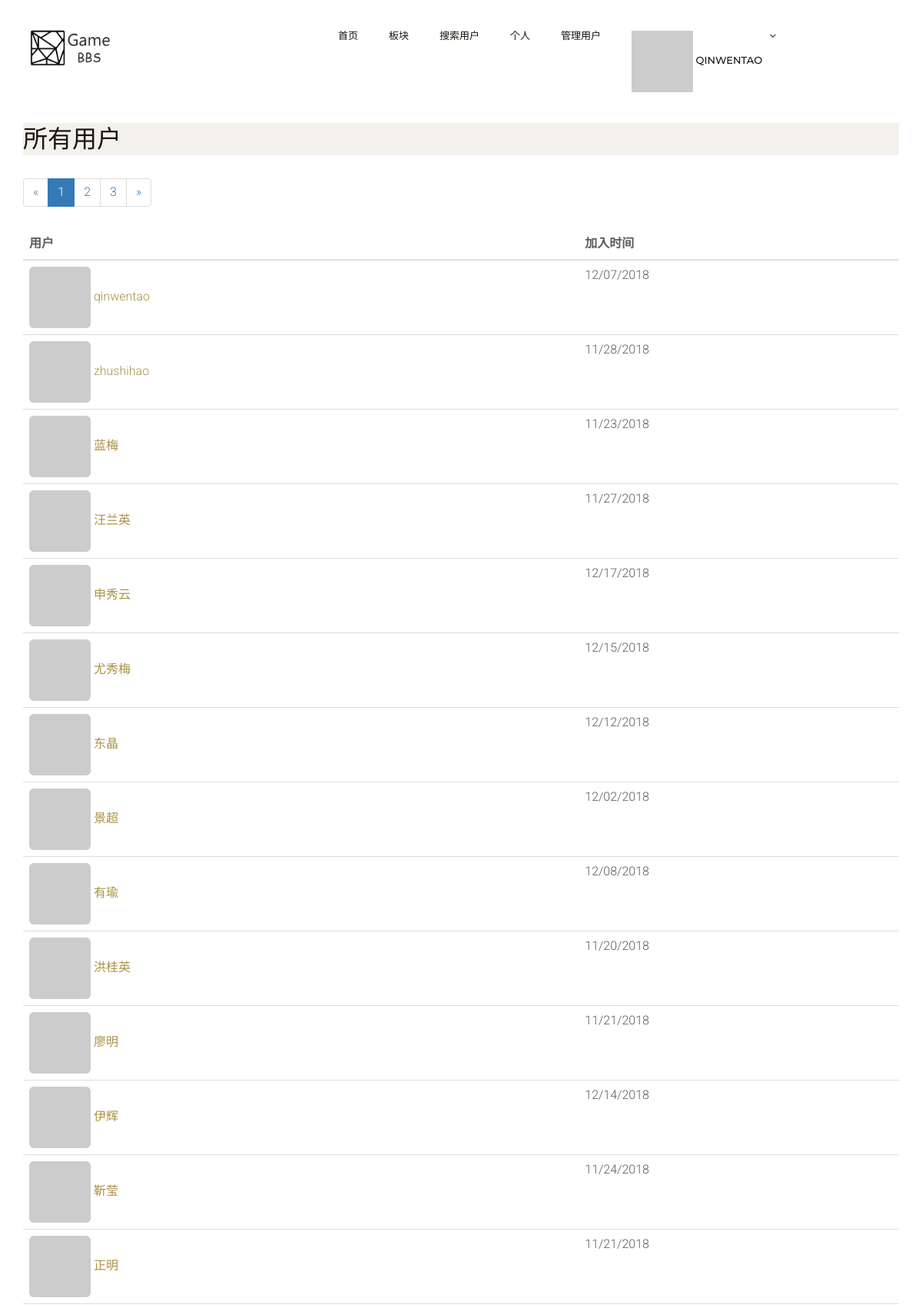
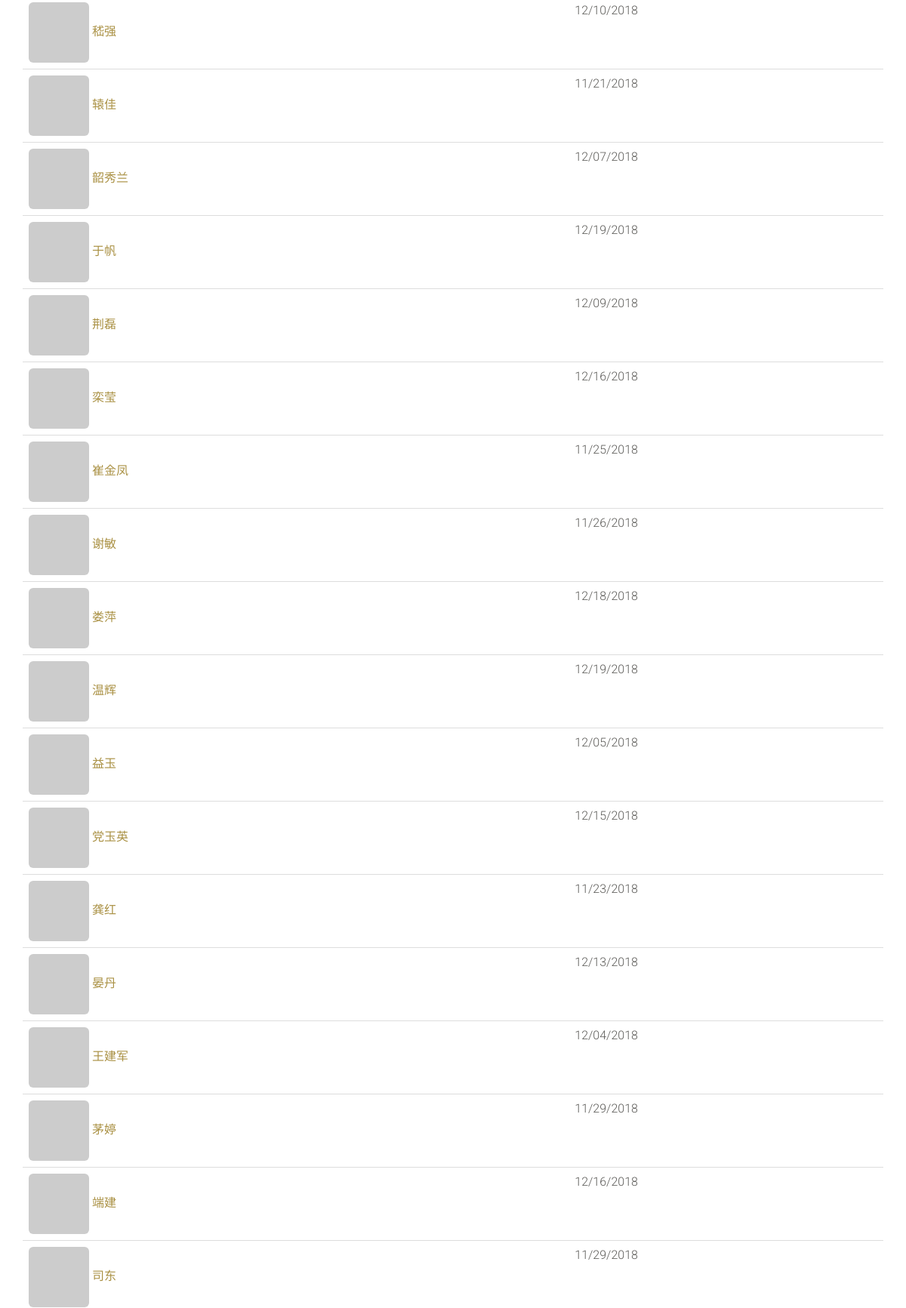
Screenshot of /all_users (signed in, upper part) with the database file from the repository (2 pictures, top to bottom).
### app/models.py (models this page shows, shortened)
class User(UserMixin, db.Model):
    __tablename__ = 'users'
    id = db.Column(db.Integer, primary_key=True)
    email = db.Column(db.String(64), unique=True, index=True)
    username = db.Column(db.String(64), unique=True, index=True)
    nickname = db.Column(db.String(64))
    about_me = db.Column(db.Text())
    location = db.Column(db.String(64))
    is_male = db.Column(db.Boolean)
    birthday = db.Column(db.Date(), default=datetime.date(2000, 10, 10))
    member_since = db.Column(db.DateTime(), default=datetime.datetime.utcnow)
    last_seen = db.Column(db.DateTime(), default=datetime.datetime.utcnow)
    avatar_hash = db.Column(db.String(32))
    password_hash = db.Column(db.String(128))
    confirmed = db.Column(db.Boolean, default=False)
    role_id = db.Column(db.Integer, db.ForeignKey('roles.id'))
    disabled = db.Column(db.Boolean, default=False) # 删除用户
    board = None    # 辅助变量：在计算用户在某版块下的回复量前，初始化该变量
    posts = db.relationship('Post', backref='author', lazy='dynamic')
    comments = db.relationship('Comment', backref='author', lazy='dynamic')
    moderated_boards = db.relationship('Board',
                             secondary = moderators,
                             backref=db.backref('moderators', lazy='dynamic'),
                             lazy='dynamic')
    liked_comments = db.relationship('Comment',
                                      secondary = comments_likes,
                                      backref=db.backref('likers', lazy='dynamic'),
                                      lazy='dynamic')
    collected_boards = db.relationship('Board',
                                     secondary = boards_collections,
                                     backref = db.backref('collectors', lazy='dynamic'),
                                     lazy='dynamic')
    collected_posts = db.relationship('Post',
                                      secondary = posts_collections,
                                      backref = db.backref('collectors', lazy='dynamic'),
                                      lazy='dynamic',
                                      )
    followed = db.relationship('Follow',
                               foreign_keys=[Follow.follower_id],
                               backref=db.backref('follower', lazy='joined'),
                               lazy='dynamic',
                               cascade='all, delete-orphan')
    followers = db.relationship('Follow',
                                foreign_keys=[Follow.followed_id],
                                backref=db.backref('followed', lazy='joined'),
                                lazy='dynamic',
                                cascade='all, delete-orphan')
    def ping(self):
        self.last_seen = datetime.datetime.utcnow()
        db.session.add(self)
    @property
    def password(self):
        raise AttributeError('password is not a readable attribute')
    def can(self, permission):
        return self.role is not None and \
               (self.role.permission & permission) == permission
    def is_administrator(self):
        return self.can(Permission.ADMIN)
    def gravatar(self, size=100, default='identicon', rating='g'):
        url = 'https://secure.gravatar.com/avatar'
        hash = self.avatar_hash or self.gravatar_hash()
        return '{url}/{hash}?s={size}&d={default}&r={rating}'.format(
            url=url, hash=hash, size=size, default=default, rating=rating
        )

### app/main/views.py (the view)
@main.route('/all_users')
@admin_required
def all_users():
    page = request.args.get('page', 1, type=int)
    pagination = User.query.paginate(
        page, per_page=current_app.config['BBS_FOLLOWERS_PER_PAGE'],
        error_out=False)
    users = pagination.items
    return render_template('all_users.html', users=users, endpoint='.all_users', pagination=pagination)

### app/auth/views.py (called while the page is built)
@auth.before_app_request
def before_request():
    if current_user.is_authenticated:
        current_user.ping()
        if not current_user.confirmed \
                and request.endpoint\
                and request.endpoint[:5] != 'auth.'\
                and request.endpoint != 'static':
            return redirect(url_for('auth.unconfirmed'))

### app/main/__init__.py (called while the page is built)
@main.app_context_processor
def inject_permission():
    return dict(Permission=Permission)

### app/models.py (called while the page is built)
@login_manager.user_loader
def load_user(user_id):
    return User.query.get(int(user_id))

### app/templates/all_users.html (shortened to what this page needs)
{% extends "base.html" %}
{% import "_macros.html" as macros %}
{% block page_content %}
<div class="page-header">
    <h1>所有用户 </h1>
</div>
<div class="pagination">
    {{ macros.pagination_widget(pagination, endpoint) }}
</div>
<table class="table table-hover followers">
    <thead><tr><th>用户</th><th>加入时间</th></tr></thead>
    {% for user in users %}
    <tr>
        <td>
            <a href="{{ url_for('.user', username = user.username) }}">
                <img class="img-rounded" src="{{user.gravatar(size=32) }}">
                {{ user.username }}
            </a>
        </td>
        <td>{{ moment(user.member_since).format('L') }}</td>
    </tr>
    {% endfor %}
</table>
{% endblock %}

### app/templates/base.html (shortened to what this page needs)
{% extends "bootstrap/base.html" %}
{% import "bootstrap/wtf.html" as wtf %}
{% block head %}
{{ super() }}
<link rel="stylesheet" type="text/css" href="{{ url_for('static', filename='styles.css')}}">
    <link href="{{ url_for('static', filename='css/font-awesome.min.css')}}" rel="stylesheet">
    <link href="{{ url_for('static', filename='css/style.css')}}" rel="stylesheet">
<link rel="stylesheet" href="https://cdn.jsdelivr.net/gh/Wruczek/Bootstrap-Cookie-Alert@gh-pages/cookiealert.css">
{% endblock %}
{% block navbar %}
      <div class="header">
        <div class="container">
            <div class="row">
                <div class="col-lg-4 col-md-4 col-sm-12 col-xs-12">
                    <a href="index.html"><img src="{{ url_for('static', filename = 'homelogo.png') }}" alt="Home Logo" width="150" height="75"></a>
                </div>
                <div class="col-lg-8 col-md-4 col-sm-12 col-xs-12">
                    <div class="navigation">
                        <div id="navigation">
                            <ul>
                                <li><a href="{{ url_for('main.index') }}" title="Home">首页</a></li>
                                <li><a href="{{ url_for('main.boards') }}" title="Home">板块</a></li>
                                <li><a href="{{ url_for('main.search_user') }}" title="Home">搜索用户</a></li>
                                {% if current_user.is_authenticated %}
                    <li><a href="{{ url_for('main.user', username=current_user.username)}}">个人</a> </li>
                {% endif %}
                {% if current_user.is_administrator()%}
                    <li><a href="{{ url_for('main.all_users')}}">管理用户</a> </li>
                {% endif %}
                             {% if current_user.is_authenticated %}
                    <li class="has-sub">
                        <a>
                            <img src="{{ current_user.gravatar(size=18) }}">
                            {{current_user.username}}
                        </a>
                    </li>
                {% else %}
                    <li><a href="{{ url_for('auth.login') }}">登录</a> </li>
                {% endif %}
                            </ul>
                        </div>
                    </div>
                </div>
            </div>
        </div>
    </div>
{% endblock %}
{% block content %}
<div class="container">
   {% block page_content %}{% endblock %}
    </div>
{% endblock %}

### app/static/styles.css (style rules this page uses)
div.pagination { width: 100%; text-align: left; padding: 0px; margin: 0px; }
.table.followers tr { border-bottom: 1px solid #e0e0e0; }

### app/static/css/style.css (style rules this page uses)
body { font-size: 16px; background-color: #fff; color: #5d5c59; font-family: 'Roboto', sans-serif; line-height: 28px; font-weight: 300; }
h1, h2, h3, h4, h5, h6 { margin: 0; padding: 0; margin-bottom: 10px; color: #18150d; font-weight: 400; font-family: 'Montserrat', sans-serif; text-transform: uppercase; -webkit-font-smoothing: antialiased; text-rendering: optimizeLegibility; }
h1 { font-size: 32px; line-height: 42px; }
ul, ol { margin: 0; }
a { color: #aa9144; text-decoration: none; -webkit-transition: all 0.3s; -moz-transition: all 0.3s; transition: all 0.3s; }
.header { background-color: #fff; z-index: 9999; position: relative; padding-top: 20px; padding-bottom: 20px; }
.navigation { float: right; }
#navigation, #navigation ul, #navigation ul li, #navigation ul li a, #navigation #menu-button { margin: 0; padding: 0; border: 0; list-style: none; line-height: 1; display: block; position: relative; -webkit-box-sizing: border-box; -moz-box-sizing: border-box; box-sizing: border-box; }
#navigation:after, #navigation > ul:after { content: "."; display: block; clear: both; visibility: hidden; line-height: 0; height: 0; }
#navigation { font-family: 'Montserrat', sans-serif; -webkit-font-smoothing: antialiased; text-rendering: optimizeLegibility; }
#navigation > ul > li { float: left; }
#navigation > ul > li > a { padding: 20px; font-size: 13px; color: #18150d; text-decoration: none; font-weight: 500; text-transform: uppercase; }
#navigation > ul > li.has-sub > a { padding-right: 32px; }
#navigation > ul > li.has-sub > a:before { position: absolute; right: 14px; font-family: FontAwesome; content: "\f107"; -webkit-transition: all .25s ease; -moz-transition: all .25s ease; -ms-transition: all .25s ease; -o-transition: all .25s ease; transition: all .25s ease; }
.page-header { background:#f4f1ec; background-size: cover; margin: 0; border-bottom: none; padding-bottom: 0px; }
@media only screen and (max-width : 1200px) { .navigation { float: none; } }

### rows the page displays
User: username "QINWENTAO", username "qinwentao", member_since "12/07/2018"
User: username "zhushihao", member_since "11/28/2018"
User: username "蓝梅", member_since "11/23/2018"
User: username "汪兰英", member_since "11/27/2018"
User: username "申秀云", member_since "12/17/2018"
User: username "尤秀梅", member_since "12/15/2018"
User: username "东晶", member_since "12/12/2018"
User: username "景超", member_since "12/02/2018"
User: username "有瑜", member_since "12/08/2018"
User: username "洪桂英", member_since "11/20/2018"
User: username "廖明", member_since "11/21/2018"
User: username "伊辉", member_since "12/14/2018"
User: username "靳莹", member_since "11/24/2018"
User: username "正明", member_since "11/21/2018"
User: username "嵇强", member_since "12/10/2018"
User: username "辕佳", member_since "11/21/2018"
User: username "韶秀兰", member_since "12/07/2018"
User: username "于帆", member_since "12/19/2018"
User: username "荆磊", member_since "12/09/2018"
User: username "栾莹", member_since "12/16/2018"
User: username "崔金凤", member_since "11/25/2018"
User: username "谢敏", member_since "11/26/2018"
User: username "娄萍", member_since "12/18/2018"
User: username "温辉", member_since "12/19/2018"
User: username "益玉", member_since "12/05/2018"
User: username "党玉英", member_since "12/15/2018"
User: username "龚红", member_since "11/23/2018"
User: username "晏丹", member_since "12/13/2018"
User: username "王建军", member_since "12/04/2018"
User: username "茅婷", member_since "11/29/2018"
User: username "端建", member_since "12/16/2018"
User: username "司东", member_since "11/29/2018"

### other values shown
{{ p }} "1"
{{ p }} "2" "3"
